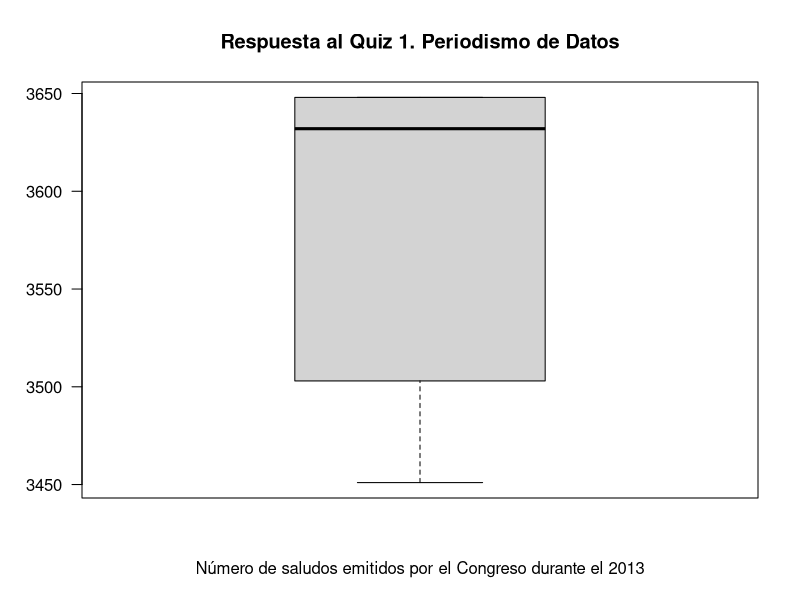

The R script that drew this image:
x <- c(3503, 3451, 3648, 3648,3632)
boxplot(x, las=1, main="Respuesta al Quiz 1. Periodismo de Datos", 
        xlab="Número de saludos emitidos por el Congreso durante el 2013")
